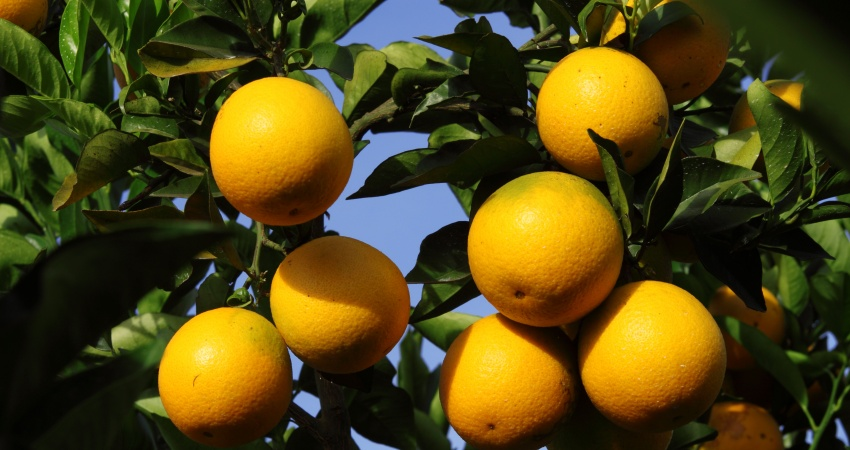
#> input picture Imagens_ArvoresFrutiferas/Laranja.jpg, 850 x 450 px
$ jupyter execute Fruit_in_trees_project.ipynb
#> lines starting #> are read from the running program, lines starting #| are printed output that depends on the picture; after the words box and inside, x2 and y2 are one past the last pixel; in counts of white or black regions, pixels touching at a corner belong together
<a href="https://colab.research.google.com/github/ScarletBird/fruit-trees-detection/blob/main/Fruit_in_trees_project.ipynb" target="_parent"></a>

## Digital Image Processing Project
### Theme:
Identify fruits in tree images
### Proposal:
Use an algorithm that, when it receives an image of a tree with fruits, it will be able to identify the fruits in this image. As suggested, the fruits will also be counted.
### Work plan:
Step 1 - Seach of images of fruit trees for analysis

Step 1 and 2 - Development of the  algorithm for an exemple

Step 2 - Apply the algorithm for the remaining cases

Step 2 and 3 - Analysis of the results

Step 3 - Report the results

Step 4 - Present the results

### Step 1:
The downloaded images are on google drive, where we have some orange, blackberry, plum, lychee and pitanga images.
The first test will be made on the orange images, since it has a clearer view of the few oranges on it, making their count easier. In case the tests go through, the other orange images will be tested nextm due to similarities in RGB and fruit shape.
After the oranges tests are through, the algorithm will go through the other fruit images.

### Step 2:

#### a)

For the first part, a basic study was made to attempt to identify the fruits from a simples orange image, as below:

[cell 1]
import numpy as np
import cv2
import matplotlib.pyplot as plt

img_laranja = cv2.imread('./Imagens_ArvoresFrutiferas/Laranja.jpg')
#> img_laranja is the input picture: shape (450, 850, 3); mean B, G, R 21, 70.7, 82
img_laranja_HSV = cv2.cvtColor(img_laranja,cv2.COLOR_BGR2HSV)
#> img_laranja_HSV: shape (450, 850, 3); mean H, S, V 34.4, 199.3, 91.1
img_laranja = cv2.cvtColor(img_laranja, cv2.COLOR_BGR2RGB)

plt.figure(figsize=(15,9))
plt.subplot(121),plt.imshow(img_laranja,"gray"),plt.title('Laranjas')
plt.show()

First an attempt was made using Thresholding, trying to identify oranges by their form and abundancy in the image. However the sky is falsely detected as a fruit, and the darker part of the oranges are left aside.

[cell 2]
gray = cv2.cvtColor(img_laranja,cv2.COLOR_BGR2GRAY)
ret, thresh = cv2.threshold(gray,0,255,cv2.THRESH_BINARY_INV+cv2.THRESH_OTSU)
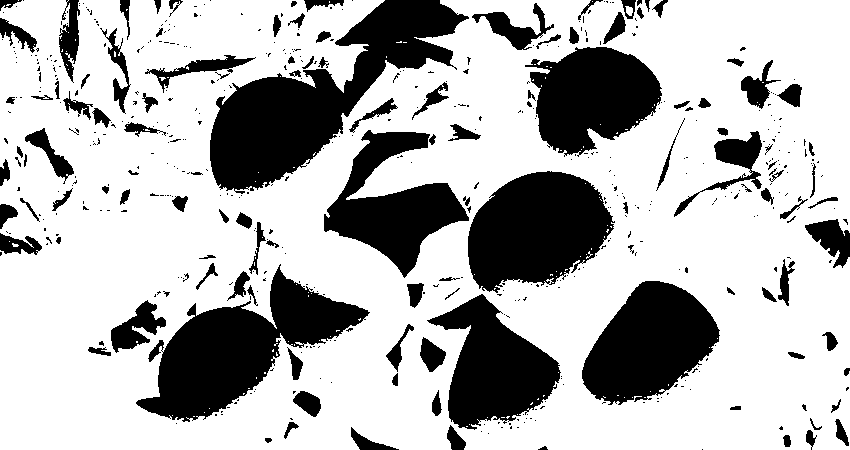
#> thresh: shape (450, 850); 71.4% white; 544 black regions (423 under 20 px), largest, box (x1, y1, x2, y2) and area: (210, 0, 469, 194) 18527, (136, 264, 370, 422) 14662, (468, 171, 615, 293) 12591
#> ret = 79

plt.figure(figsize=(15,9))
plt.subplot(131),plt.imshow(img_laranja,"gray"),plt.title('Original')
plt.axis('off')
plt.subplot(132),plt.imshow(gray,"gray"),plt.title('Gray')
plt.axis('off')
plt.subplot(133),plt.imshow(thresh,"gray"),plt.title('Thresholding')
plt.axis('off')
plt.show()

In some articles, it is common to count using colours through the HUE of the image. By converting the image in the HSV format, we use the HUE, Saturation and Value, the image gets an unusual colouring, but the Thresholding counts perfectly the fruits, with only a few noises.

[cell 3]
gray = cv2.cvtColor(img_laranja_HSV,cv2.COLOR_BGR2GRAY)
ret, thresh_hsv = cv2.threshold(gray,0,255,cv2.THRESH_BINARY_INV+cv2.THRESH_OTSU)
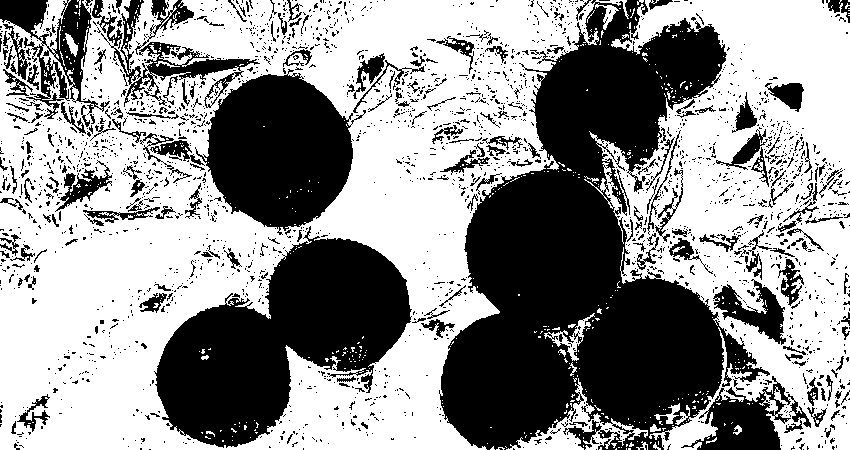
#> thresh_hsv: shape (450, 850); 57.7% white; 2289 black regions (2067 under 20 px), largest, box (x1, y1, x2, y2) and area: (439, 0, 770, 450) 73941, (154, 226, 412, 448) 29814, (195, 69, 366, 235) 17398
#> ret = 153

plt.figure(figsize=(15,9))
plt.subplot(131),plt.imshow(img_laranja_HSV,"gray"),plt.title('Original HSV')
plt.axis('off')
plt.subplot(132),plt.imshow(gray,"gray"),plt.title('Gray HSV')
plt.axis('off')
plt.subplot(133),plt.imshow(thresh_hsv,"gray"),plt.title('Thresholding HSV')
plt.axis('off')
plt.show()

For the next step, the noises will be removed, the fruits will be counted, and tests for other fruits will be made.

#### b)

In order to remove the noises from the image, the method of dilation, which preserve high values in images, was chosen.
Reminding that the image is "reversed" (bigger pixels are white), or else erosion would be chosen.

[cell 4]
kernel_5 = np.ones((5, 5), np.uint8)
kernel_8 = np.ones((8, 8), np.uint8)
erosion_5_orange = cv2.dilate(thresh_hsv, kernel_5)
#> erosion_5_orange: shape (450, 850); 71.8% white; 102 black regions (77 under 20 px), largest, box (x1, y1, x2, y2) and area: (443, 172, 721, 445) 44978, (159, 241, 408, 445) 25667, (209, 77, 351, 225) 15584
erosion_8_orange = cv2.dilate(thresh_hsv, kernel_8)
#> erosion_8_orange: shape (450, 850); 74.6% white; 42 black regions (20 under 20 px), largest, box (x1, y1, x2, y2) and area: (445, 174, 620, 444) 28686, (161, 243, 407, 442) 23576, (213, 79, 350, 224) 14341

plt.figure(figsize=(20,12))
plt.subplot(131),plt.imshow(img_laranja,"gray"),plt.title('Original')
plt.axis('off')
plt.subplot(132),plt.imshow(erosion_5_orange,"gray"),plt.title('Thresholding HSV after dilatation in a 5x5 neighbourhood')
plt.axis('off')
plt.subplot(133),plt.imshow(erosion_8_orange,"gray"),plt.title('Thresholding HSV after dilatation in a 8x8 neighbourhood')
plt.axis('off')

As seen above, only a few noises remain. If we dilate the image too much, we will start losing the oranges in the background, leaving to the user whether they prefer a highest precision on the most visible oranges, which will need to use a bigger neighbourhood, or to see the oranges in the background, but with a chance of noises being identified as fruits, which will require a smaller neighbourhood.

For the counting, both 5x5 and 8x8 neighbourhoods will be used so we can compare their results.

But before counting, this method will be tested with other fruit tree images, using the following function:

[cell 5]
def makeThreshold(img):
    img_HSV = cv2.cvtColor(img,cv2.COLOR_BGR2HSV)
    img_RGB = cv2.cvtColor(img, cv2.COLOR_BGR2RGB)
    gray_HSV = cv2.cvtColor(img_HSV,cv2.COLOR_BGR2GRAY)
    ret, thresh = cv2.threshold(gray_HSV,0,255,cv2.THRESH_BINARY_INV+cv2.THRESH_OTSU)
    kernel_5 = np.ones((5, 5), np.uint8)
    kernel_8 = np.ones((8, 8), np.uint8)
    erosion_5 = cv2.dilate(thresh, kernel_5)
    erosion_8 = cv2.dilate(thresh, kernel_8)
    plt.figure(figsize=(15,9))
    plt.subplot(231),plt.imshow(img_RGB,"gray"),plt.title('Original')
    plt.axis('off')
    plt.subplot(232),plt.imshow(img_HSV,"gray"),plt.title('Em HSV')
    plt.axis('off')
    plt.subplot(233),plt.imshow(gray_HSV,"gray"),plt.title('Em HSV - Cinza')
    plt.axis('off')
    plt.subplot(234),plt.imshow(thresh,"gray"),plt.title('Thresholding')
    plt.axis('off')
    plt.subplot(235),plt.imshow(erosion_5,"gray"),plt.title('Dilatação com vizinhança 5x5')
    plt.axis('off')
    plt.subplot(236),plt.imshow(erosion_8,"gray"),plt.title('Dilatação com vizinhança 8x8')
    plt.axis('off')

[cell 6]
img_laranja_ponkan = cv2.imread('./Imagens_ArvoresFrutiferas/Laranja_Ponkan.jpg')
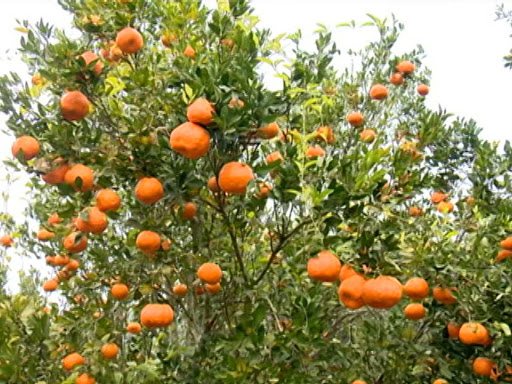
#> input picture Imagens_ArvoresFrutiferas/Laranja_Ponkan.jpg, 512 x 384 px
#> img_laranja_ponkan is the input picture: shape (384, 512, 3); mean B, G, R 90.4, 139.2, 144.3
makeThreshold(img_laranja_ponkan)
#> in makeThreshold, `ret, thresh = cv2.threshold(gray_HSV,0,255,cv2.THRESH_BINARY_INV+cv2.T..`: ret = 126
img_lichia = cv2.imread('./Imagens_ArvoresFrutiferas/Lichia.jpg')
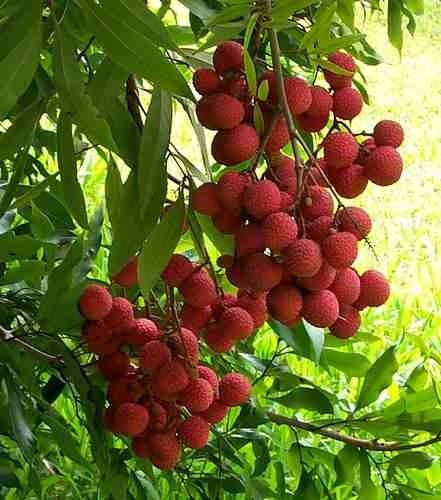
#> input picture Imagens_ArvoresFrutiferas/Lichia.jpg, 441 x 500 px
#> img_lichia is the input picture: shape (500, 441, 3); mean B, G, R 46.2, 107.1, 107.8
makeThreshold(img_lichia)
img_amora = cv2.imread('./Imagens_ArvoresFrutiferas/Amora.jpg')
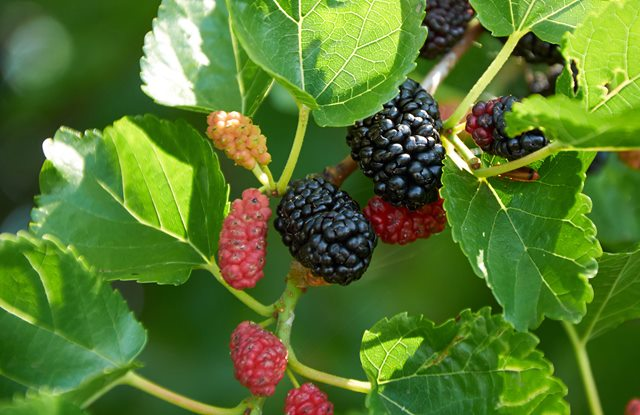
#> input picture Imagens_ArvoresFrutiferas/Amora.jpg, 640 x 415 px
#> img_amora is the input picture: shape (415, 640, 3); mean B, G, R 45.1, 120.1, 85.9
makeThreshold(img_amora)
img_pitanga = cv2.imread('./Imagens_ArvoresFrutiferas/Pitanga.jpg')
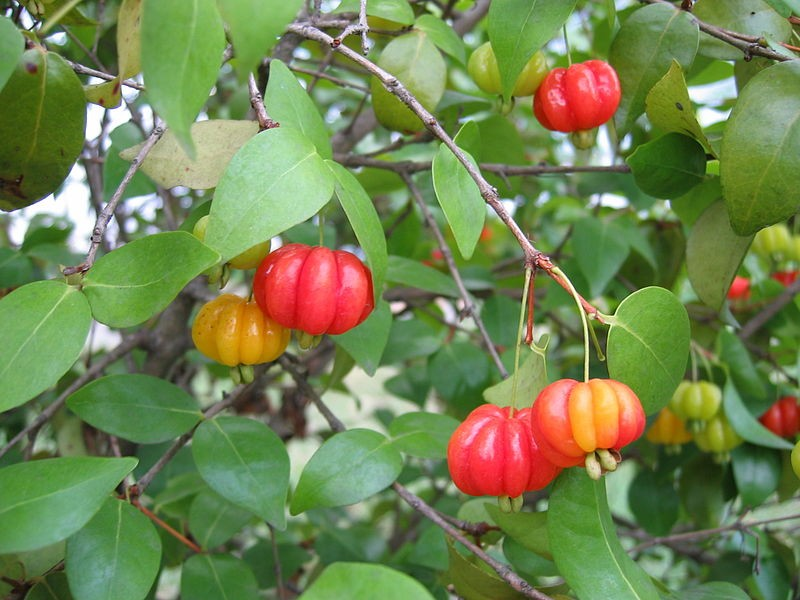
#> input picture Imagens_ArvoresFrutiferas/Pitanga.jpg, 800 x 600 px
#> img_pitanga is the input picture: shape (600, 800, 3); mean B, G, R 80.1, 131.3, 113.5
makeThreshold(img_pitanga)
#> in makeThreshold (call 4), `ret, thresh = cv2.threshold(gray_HSV,0,255,cv2.THRESH_BINARY_INV+cv2.T..`:
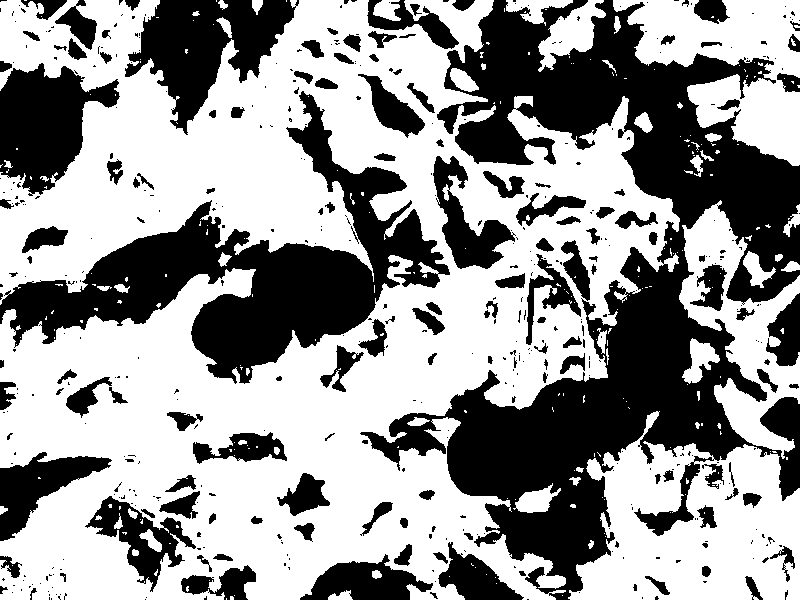
#> thresh: shape (600, 800); 59.2% white; 485 black regions (344 under 20 px), largest, box (x1, y1, x2, y2) and area: (360, 0, 800, 600) 90268, (0, 91, 450, 384) 37153, (125, 0, 299, 135) 10966
#> in makeThreshold (call 4), `ret, thresh = cv2.threshold(gray_HSV,0,255,cv2.THRESH_BINARY_INV+cv2.T..`: ret = 123
img_ameixa = cv2.imread('./Imagens_ArvoresFrutiferas/Ameixa.jpg')
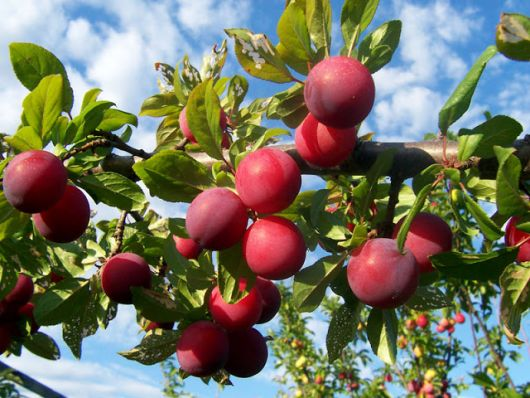
#> input picture Imagens_ArvoresFrutiferas/Ameixa.jpg, 530 x 398 px
#> img_ameixa is the input picture: shape (398, 530, 3); mean B, G, R 98.4, 116.5, 117.9
makeThreshold(img_ameixa)
#> in makeThreshold (call 5), `ret, thresh = cv2.threshold(gray_HSV,0,255,cv2.THRESH_BINARY_INV+cv2.T..`:
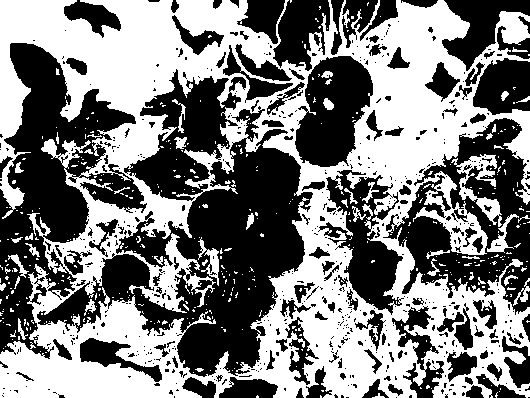
#> thresh: shape (398, 530); 49.5% white; 443 white regions (396 under 20 px), largest, box (x1, y1, x2, y2) and area: (0, 0, 530, 398) 98701, (451, 154, 502, 227) 1164, (198, 237, 219, 286) 347
#> in makeThreshold (call 5), `ret, thresh = cv2.threshold(gray_HSV,0,255,cv2.THRESH_BINARY_INV+cv2.T..`: ret = 133
#> in makeThreshold (call 5), `erosion_8 = cv2.dilate(thresh, kernel_8)`:
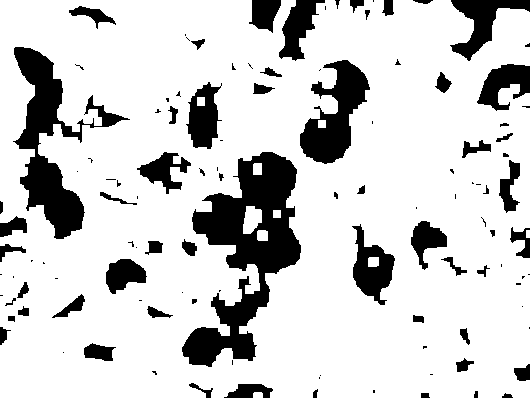
#> erosion_8: shape (398, 530); 81.6% white; 115 black regions (53 under 20 px), largest, box (x1, y1, x2, y2) and area: (182, 152, 301, 367) 10967, (13, 47, 130, 239) 6502, (300, 60, 370, 164) 3627

imgs = [img_laranja_ponkan, img_lichia, img_amora, img_pitanga, img_ameixa]

The HSV method works better when the fruit colour is closest to yellow or orange, as seen in Pokan Orange and Pitanga, however darker and red fruits, such as Lychee and Blackberry, the HSV method works poorly. And even in the best cases, there are too much noise due to the high density of leaves in most of the images.

[cell 7]
def makeThreshold_RGB(img):
    img_RGB = cv2.cvtColor(img, cv2.COLOR_BGR2RGB)
    gray_RGB = cv2.cvtColor(img_RGB,cv2.COLOR_BGR2GRAY)
    ret, thresh = cv2.threshold(gray_RGB,0,255,cv2.THRESH_BINARY_INV+cv2.THRESH_OTSU)
    kernel_5 = np.ones((5, 5), np.uint8)
    kernel_8 = np.ones((8, 8), np.uint8)
    erosion_5 = cv2.dilate(thresh, kernel_5)
    erosion_8 = cv2.dilate(thresh, kernel_8)
    plt.figure(figsize=(15,9))
    plt.subplot(231),plt.imshow(img_RGB,"gray"),plt.title('Original')
    plt.axis('off')
    plt.subplot(232),plt.imshow(gray_RGB,"gray"),plt.title('Cinza')
    plt.axis('off')
    plt.subplot(233),plt.imshow(thresh,"gray"),plt.title('Thresholding')
    plt.axis('off')
    plt.subplot(235),plt.imshow(erosion_5,"gray"),plt.title('Dilatação com vizinhança 5x5')
    plt.axis('off')
    plt.subplot(236),plt.imshow(erosion_8,"gray"),plt.title('Dilatação com vizinhança 8x8')
    plt.axis('off')

[cell 8]
for img in imgs:
    makeThreshold_RGB(img)
#> this loop made 5 passes
#> ret in makeThreshold_RGB on passes 1 to 5: 150, 125, 113, 123, 122

'''
makeThreshold_RGB(img_laranja_ponkan)

makeThreshold_RGB(img_lichia)

makeThreshold_RGB(img_amora)

makeThreshold_RGB(img_pitanga)

makeThreshold_RGB(img_ameixa)
'''

However, when the images are used in RGB, the results are even worse, since no distinction is made between the fruits and the trees, thus this method is discarted for all fruits.

For the next step, a method to prepare the images for counting, and a method for the counting itself, will be sought.

#### c)

In this step, there was an attempt to remove the green value from the trees, which would leave us with only the fruit colours and a few noises from the sky.

[cell 9]
def removeGreen(img):
    #([20, 80, 20],[160, 255, 150]), #green
    img_HSV = cv2.cvtColor(img,cv2.COLOR_BGR2HSV)
    low_green = np.array([20, 80, 20],dtype="uint8")
    high_green = np.array([200, 255, 200],dtype="uint8")
    mask = cv2.inRange(img, low_green, high_green)
    output = cv2.bitwise_and(img, img, mask = mask)
    img_new = cv2.cvtColor(img - output,cv2.COLOR_BGR2HSV)
    gray_HSV = cv2.cvtColor(img_new,cv2.COLOR_BGR2GRAY)
    ret, thresh = cv2.threshold(gray_HSV,0,255,cv2.THRESH_BINARY_INV+cv2.THRESH_OTSU)
    kernel_5 = np.ones((5, 5), np.uint8)
    kernel_8 = np.ones((8, 8), np.uint8)
    erosion_5 = cv2.dilate(thresh, kernel_5)
    erosion_8 = cv2.dilate(thresh, kernel_8)
    plt.figure(figsize=(15,9))
    plt.subplot(231),plt.imshow(img,"gray"),plt.title('Original')
    plt.axis('off')
    plt.subplot(232),plt.imshow(output,"gray"),plt.title('Verde')
    plt.axis('off')
    plt.subplot(233),plt.imshow(img_new,"gray"),plt.title('Nova Imagem')
    plt.axis('off')
    plt.subplot(234),plt.imshow(gray_HSV,"gray"),plt.title('Nova Imagem cinza')
    plt.axis('off')
    plt.subplot(235),plt.imshow(erosion_5,"gray"),plt.title('Dilatação - 5')
    plt.axis('off')
    plt.subplot(236),plt.imshow(erosion_8,"gray"),plt.title('Dilatação - 8')
    plt.axis('off')

for img in imgs:
    removeGreen(img)
#> this loop made 5 passes
#> ret in removeGreen on passes 1 to 5: 64, 76, 80, 73, 72

When the green mask is opened, the fruits amongst the trees are easily seen, greatly helping with the image manipulation, save some exceptions. Unfortunately for some cases, the background is still creating some noise, thus a second mask eliminating the blue and green from the background is created.

[cell 10]
def removeGreen_Blue(img):
    #([20, 80, 20],[200, 255, 200]), #green
    #([15, 116, 235],[255, 255, 255]), #sky - blue
    img_RGB = cv2.cvtColor(img,cv2.COLOR_BGR2RGB)
    img_HSV = cv2.cvtColor(img,cv2.COLOR_BGR2HSV)
    low_green = np.array([20, 80, 20],dtype="uint8")
    high_green = np.array([200, 255, 200],dtype="uint8")
    low_blue = np.array([15, 116, 235],dtype="uint8")
    high_blue = np.array([255, 255, 255],dtype="uint8")
    mask_g = cv2.inRange(img_RGB, low_green, high_green)
    mask_b = cv2.inRange(img_RGB, low_blue, high_blue)
    output_g = cv2.bitwise_and(img_RGB, img_RGB, mask = mask_g)
    output_b = cv2.bitwise_and(img_RGB, img_RGB, mask = mask_b)
    img_new_b = output_b + output_g
    img_new = cv2.cvtColor(img_new_b,cv2.COLOR_BGR2HSV)
    gray_HSV = cv2.cvtColor(img_new,cv2.COLOR_BGR2GRAY)
    ret, thresh = cv2.threshold(gray_HSV,0,255, cv2.THRESH_OTSU)# cv2.THRESH_BINARY_INV+cv2.THRESH_OTSU)
    kernel_5 = np.ones((5, 5), np.uint8)
    kernel_8 = np.ones((8, 8), np.uint8)
    erosion_5 = cv2.dilate(thresh, kernel_5)
    erosion_8 = cv2.dilate(thresh, kernel_8)
    plt.figure(figsize=(15,9))
    plt.subplot(331),plt.imshow(img_RGB,"gray"),plt.title('Original')
    plt.axis('off')
    plt.subplot(332),plt.imshow(output_g,"gray"),plt.title('Verde')
    plt.axis('off')
    plt.subplot(333),plt.imshow(output_b,"gray"),plt.title('Azul')
    plt.axis('off')
    plt.subplot(334),plt.imshow(img_new,"gray"),plt.title('Nova Imagem /Verde+Azul')
    plt.axis('off')
    plt.subplot(335),plt.imshow(gray_HSV,"gray"),plt.title('Nova Imagem em cinza')
    plt.axis('off')
    plt.subplot(336),plt.imshow(thresh,"gray"),plt.title('Thresholding')
    plt.axis('off')
    plt.subplot(337),plt.imshow(erosion_5,"gray"),plt.title('Dilatação - 5')
    plt.axis('off')
    plt.subplot(338),plt.imshow(erosion_8,"gray"),plt.title('Dilatação - 8')
    plt.axis('off')


for img in imgs:
    removeGreen_Blue(img)
#> this loop made 5 passes
#> ret in removeGreen_Blue on passes 1 to 5: 56, 72, 71, 60, 58

Each case will be seen individually so better results will be identified and discussed.

In order to count the fruits, the Orange image will be used, given that its processed image was the best. Using the counting connected components method from cv2, the results from HSV Thresholding is as follows.

[cell 11]
ret, labels = cv2.connectedComponents(cv2.bitwise_not(erosion_8_orange))
#> ret = 43
label_hue = np.uint8(179 * labels / np.max(labels))
blank_ch = 255 * np.ones_like(label_hue)
labeled_img = cv2.merge([label_hue, blank_ch, blank_ch])
labeled_img = cv2.cvtColor(labeled_img, cv2.COLOR_HSV2BGR)
labeled_img[label_hue == 0] = 0

plt.figure(figsize=(40,24))
plt.subplot(111)
plt.title('Objects counted:'+ str(ret-1))
plt.imshow(labeled_img)
print('objects number is:', ret-1)
#| objects number is: 42
plt.show()

Since we still have too much noise, even after treatment with dilation, the program counts every noise as a fruit. More dilations were made to eliminate this problem.

[cell 12]
kernel_20 = np.ones((20, 20), np.uint8)
erosion_final = cv2.dilate(erosion_8_orange, kernel_20)

orange_final = cv2.medianBlur(erosion_final, 19)

plt.figure(figsize=(20,12))
plt.subplot(131),plt.imshow(img_laranja,"gray"),plt.title('Original')
plt.axis('off')
plt.subplot(132),plt.imshow(orange_final,"gray"),plt.title('Final version')
plt.axis('off')

[cell 13]
ret, labels = cv2.connectedComponents(cv2.bitwise_not(orange_final))
#> ret = 11
label_hue = np.uint8(179 * labels / np.max(labels))
blank_ch = 255 * np.ones_like(label_hue)
labeled_img = cv2.merge([label_hue, blank_ch, blank_ch])
labeled_img = cv2.cvtColor(labeled_img, cv2.COLOR_HSV2BGR)
labeled_img[label_hue == 0] = 0

plt.figure(figsize=(40,24))
plt.subplot(111)
plt.title('Objects counted:'+ str(ret-1))
plt.imshow(labeled_img)
print('objects number is:', ret-1)
#| objects number is: 10
plt.show()
